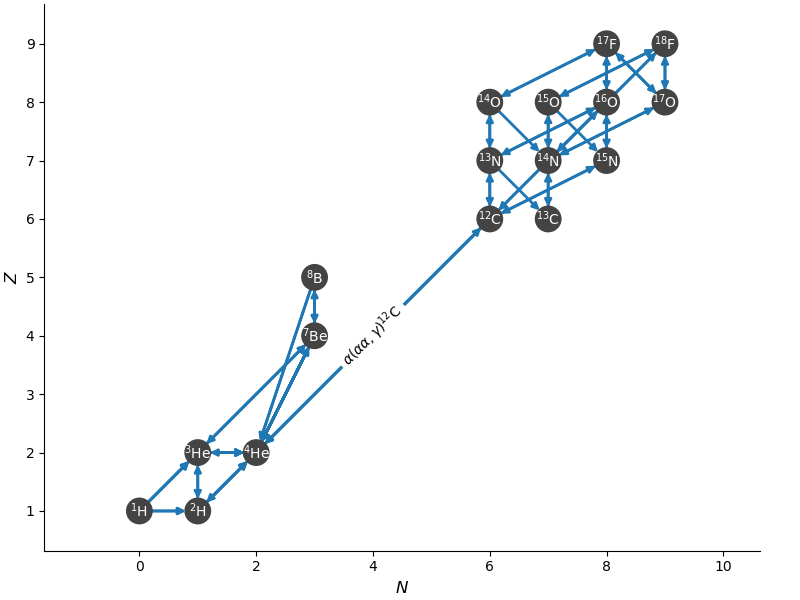

The script that drew this image:
import pynucastro as pyna


def create_network():

    all_nuclei = ["p", "h2", "he3", "he4", "be7", "b8",
                  "c12", "c13", "n13", "n14", "n15",
                  "o14", "o15", "o16", "o17", "f17", "f18"]

    net = pyna.network_helper(all_nuclei,
                              tabular_ordering=["ffn", "langanke", "oda"],
                              network_type="amrex")

    return net


if __name__ == "__main__":

    net = create_network()

    net.write_network()

    comp = pyna.Composition(net.get_nuclei())
    comp.set_solar_like()

    rho = 1.e3
    T = 1.e8

    edge_labels = {(pyna.Nucleus("he4"), pyna.Nucleus("c12")):
                   r"$\alpha(\alpha\alpha,\gamma){}^{12}\mathrm{C}$"}

    net.plot(rotated=False, outfile="nova.png",
             N_range=(-1, 10), Z_range=(0, 10),
             hide_xalpha=True, hide_xp=True,
             edge_labels=edge_labels,
             node_size=300, node_font_size=10)

    net.summary()
